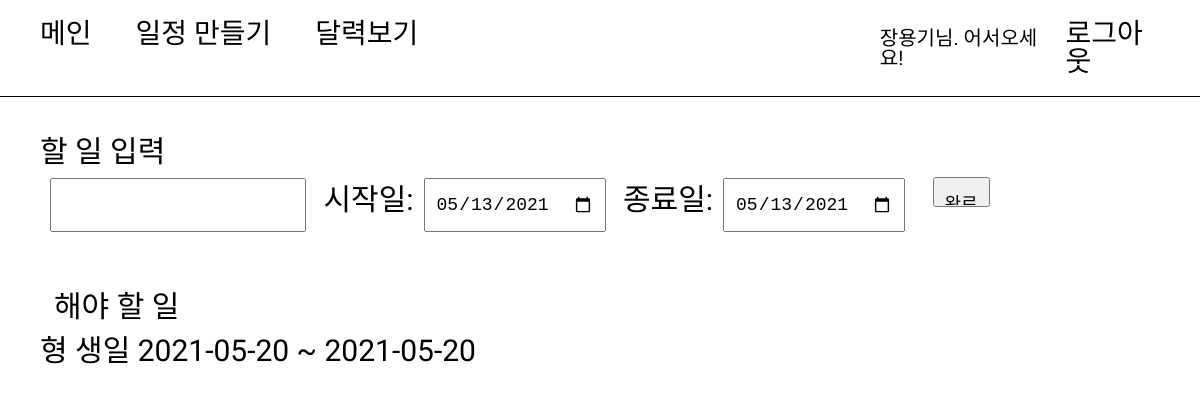
Page /todo/ (signed in) on the earlier database version.
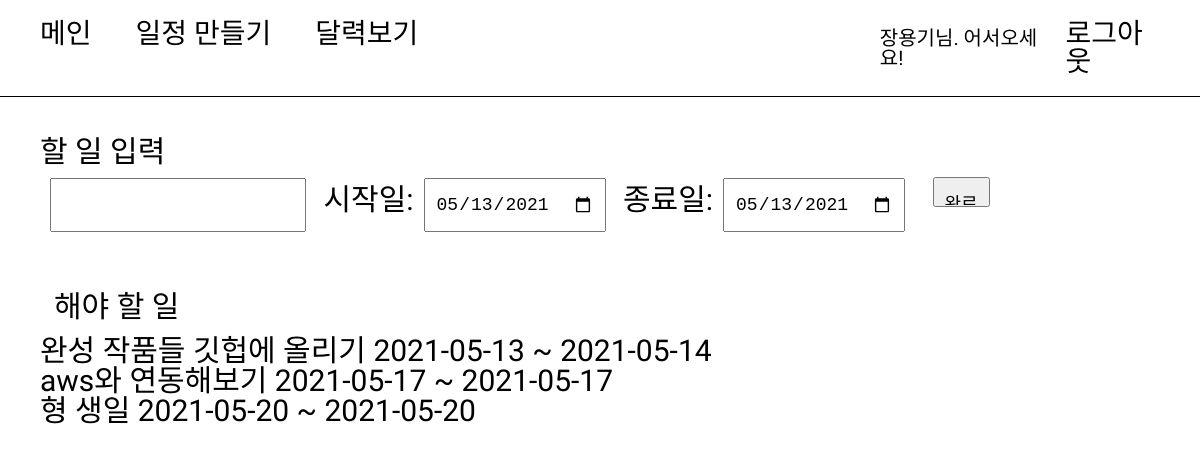
Same page on the later database version.
### accounts/models.py (models this page shows)
class User(AbstractUser):
    age = models.IntegerField(null=True)

### diary/models.py (models this page shows)
class todoModel(models.Model):
    SUCCESS = 'S'
    FAIL = 'F'
    STATUS_CHOICE = [
        (SUCCESS, '성공'),
        (FAIL, '실패')
    ]
    status = models.CharField(max_length=10, choices=STATUS_CHOICE, default=FAIL)
    user = models.ForeignKey(
        'accounts.User', related_name='todo', on_delete=models.CASCADE
        )
    todo = models.CharField(max_length=200)
    start_date = models.DateField()
    end_date = models.DateField()
    created_at = models.DateTimeField(auto_now_add=True)
    class Meta:
        ordering = ['end_date']

### diary/views.py (the view)
# urls.py: path("todo/", views.write_todo, name="todo"),
@login_required
def write_todo(request):
    today = str(date.today())
    cal = today.split("-")
    year, month, day = cal[0], cal[1], cal[2]
    todo_list = todoModel.objects.filter(user=request.user)\
        .filter(end_date__gte=date.today())
    if request.method == "POST":
        forms = todoForm(request.POST)
        if forms.is_valid():
            todo = forms.save(commit=False)
            if todo.start_date > todo.end_date:
                messages.error(request, "시작일이 종료일보다 늦습니다!")
                return redirect("diary:todo")
            else:
                todo.user = request.user
                forms.save()
                return redirect("diary:todo")
    else:
        forms = todoForm()
    return render(request, "diary/todo_write.html", {
                'year':year, 'month':month, 'day':day, 'todo_list':todo_list})

### templates/diary/todo_write.html (shortened to what this page needs)
{% extends "Layout.html" %}
{% block contents %}
<div class="header">
    <div class="header-nav">
        <a href="{% url 'diary:main' %}">메인</a>
        <a href="{% url 'diary:todo' %}">일정 만들기</a>
        <a href="{% url 'diary:Detailcalendar' year month %}">달력보기</a>
    </div>
    <div class="header-user">
        <p>{{request.user.first_name}}님. 어서오세요!</p>
        <a href="{% url 'accounts:logout' %}">로그아웃</a>
    </div>
</div>
<div class="todo">
    <form method="POST" action="{% url 'diary:todo' %}">
        <div class="todo-write">
            <h1>할 일 입력</h1>
                <div>
                    <input type="text" name="todo"/>
                    시작일:<input type="date" value="{{year}}-{{month}}-{{day}}" name="start_date"/>
                    종료일:<input type="date" value="{{year}}-{{month}}-{{day}}" name="end_date"/>
                    <input type="submit" value="완료" />
                </div>
        </div>
    </form>
    <div class="todo-list">
        <h1>해야 할 일</h1>
    </div>
    {% for todo in todo_list %}
    <div>
        {{todo.todo}}
        {{todo.start_date|date:'Y-m-d'}} ~
        {{todo.end_date|date:'Y-m-d'}}
    </div>
    {% endfor %}
</div>
{% endblock %}

### templates/Layout.html (shortened to what this page needs)
{% load static %}
<!DOCTYPE html>
<html lang="en">
  <head>
    <link rel="stylesheet" href="{% static 'css/Layout.css' %}" />
  </head>
  <body>
    {% block contents %}
    {% endblock %}
  </body>
</html>

### static/css/Layout.css (style rules this page uses)
html, body, div, span, applet, object, iframe, h1, h2, h3, h4, h5, h6, p, blockquote, pre, a, abbr, acronym, address, big, cite, code, del, dfn, em, img, ins, kbd, q, s, samp, small, strike, strong, sub, sup, tt, var, b, u, i, center, dl, dt, dd, ol, ul, li, fieldset, form, label, legend, table, caption, tbody, tfoot, thead, tr, th, td, article, aside, canvas, details, embed, figure, figcaption, footer, hgroup, menu, nav, output, ruby, section, summary, time, mark, audio, video { margin: 0; padding: 0; border: 0; font-size: 100%; font: inherit; vertical-align: baseline; font-family: 'Nanum Pen Script', cursive; }
body { line-height: 1; }
.header { display: flex; padding: 20px; border-bottom: 1px solid black; }
.header-nav { width: 80%; }
.header a { text-decoration: none; color: black; margin: 0 20px 0 20px; font-size: 28px; }
.header-user { display: flex; align-items: center; }
.header-user p { font-size: 20px; }

### static/css/diary/todo_write.css (style rules this page uses)
.todo { font-size: 30px; margin: 40px; }
.todo-write { margin-top: 30px; }
.todo-write input { height: 30px; font-size: 18px; margin: 10px; padding: 10px; }
.todo-list { margin-top: 50px; }
.todo-list h1 { margin: 14px; }

Differences in the rows shown:
added todoModel: todo "완성 작품들 깃헙에 올리기", start_date "2021-05-13", end_date "2021-05-14"
added todoModel: todo "aws와 연동해보기", start_date "2021-05-17", end_date "2021-05-17"
